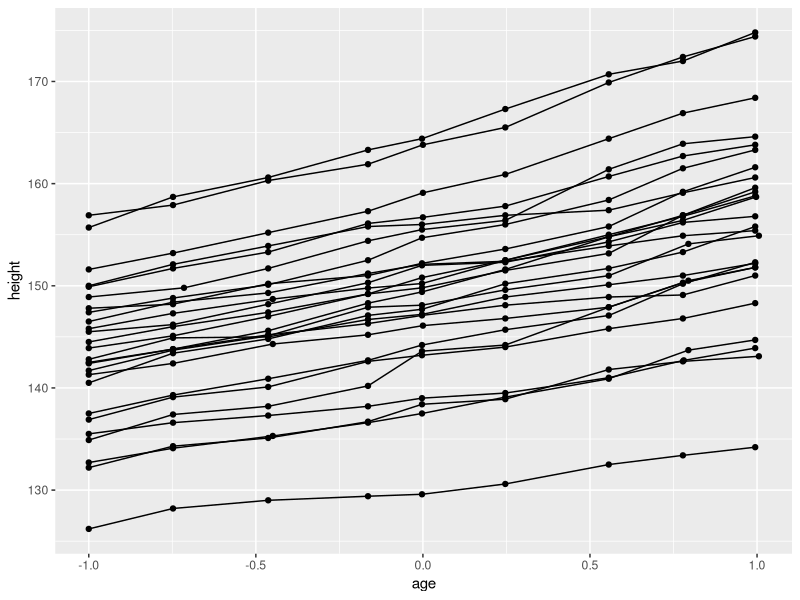
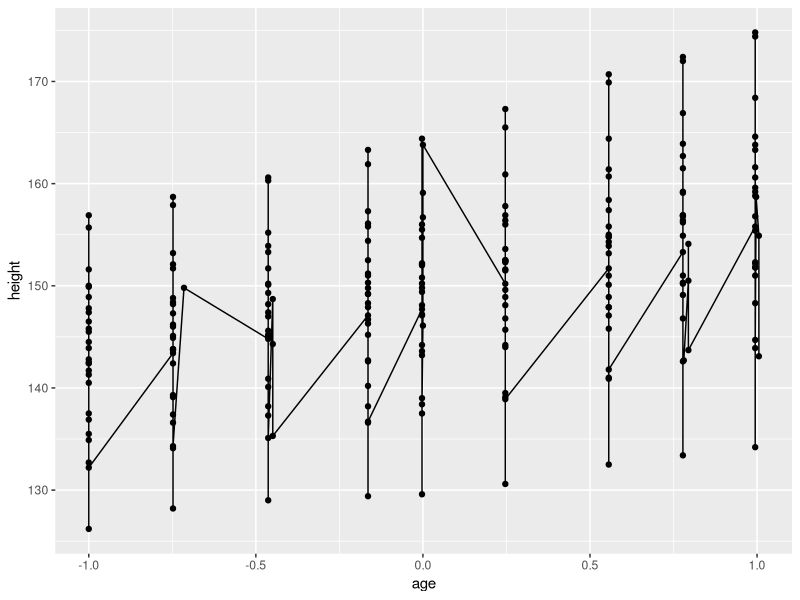
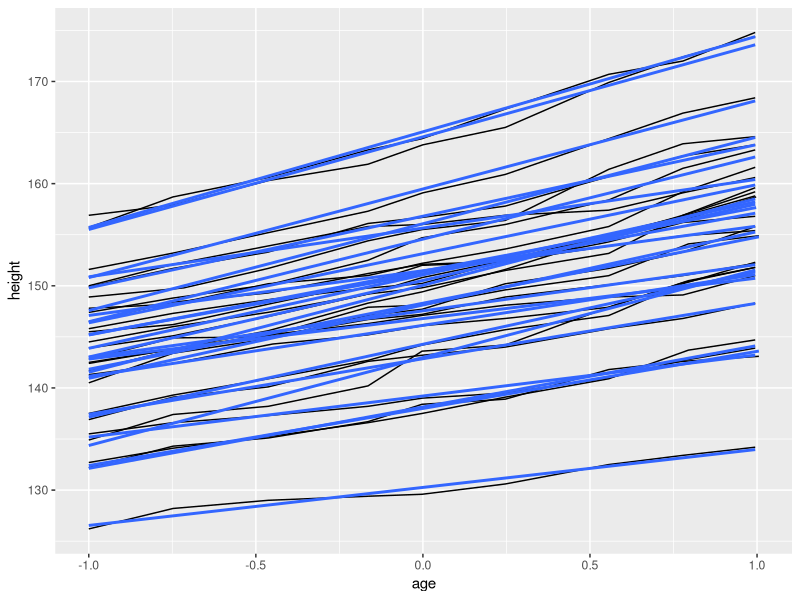
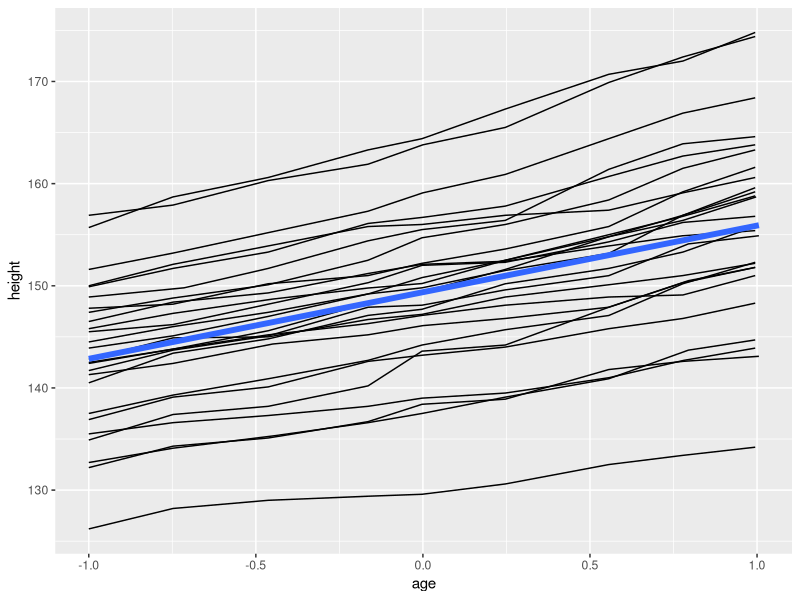
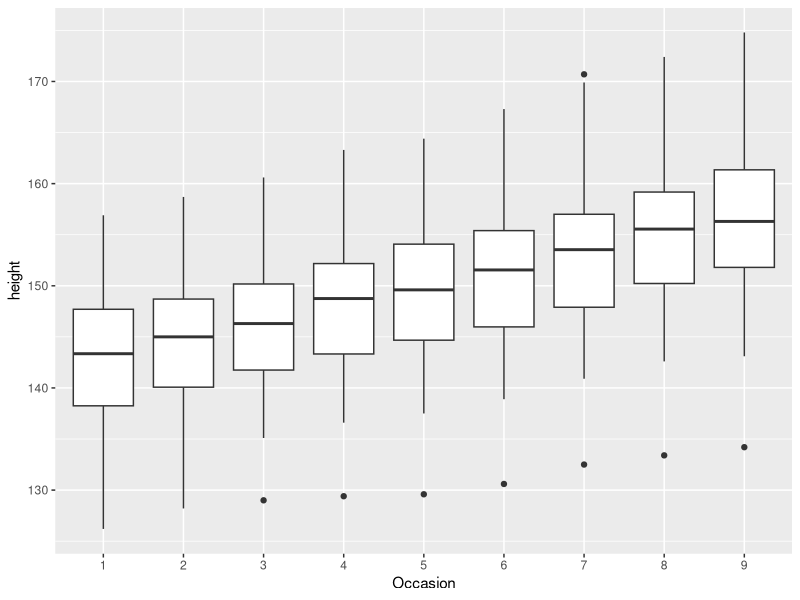
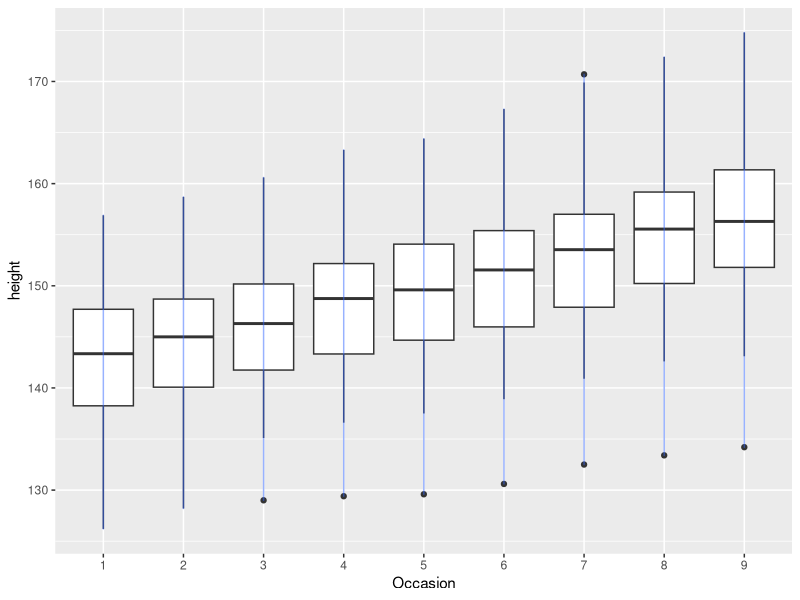
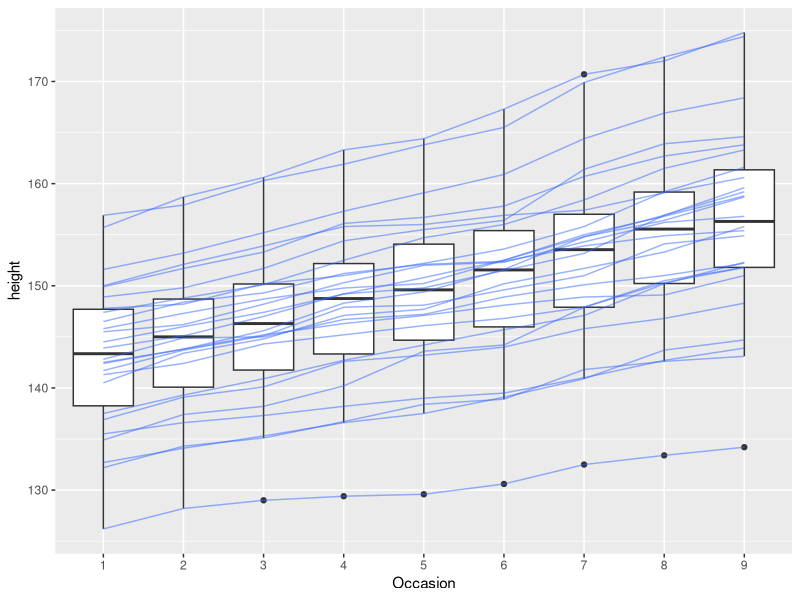
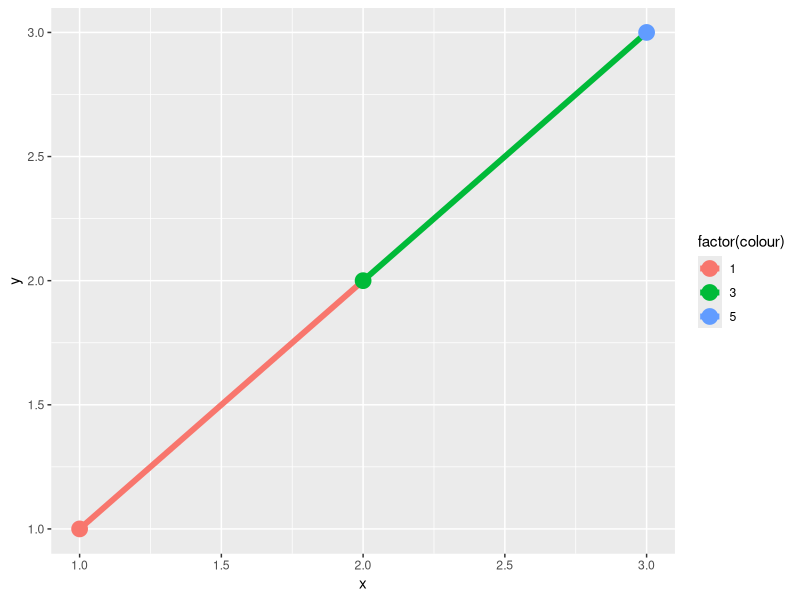

Generate these figures, in order, with R:
# These examples are from the '4 Collective geoms' chapter of the Ggplot2 Book (https://ggplot2-book.org/collective-geoms.html)
library(ggplot2)

data(Oxboys, package = "nlme")
head(Oxboys)
#>   Subject     age height Occasion
#> 1       1 -1.0000    140        1
#> 2       1 -0.7479    143        2
#> 3       1 -0.4630    145        3
#> 4       1 -0.1643    147        4
#> 5       1 -0.0027    148        5
#> 6       1  0.2466    150        6


# 4.1 Multiple groups, one aesthetic
ggplot(Oxboys, aes(age, height, group = Subject)) +
  geom_point() +
  geom_line()

# If you incorrectly specify the grouping variable, you’ll get a characteristic sawtooth appearance:
ggplot(Oxboys, aes(age, height)) +
  geom_point() +
  geom_line()


# 4.2 Different groups on different layers

ggplot(Oxboys, aes(age, height, group = Subject)) +
  geom_line() +
  geom_smooth(method = "lm", se = FALSE)
#> `geom_smooth()` using formula 'y ~ x'

ggplot(Oxboys, aes(age, height)) +
  geom_line(aes(group = Subject)) +
  geom_smooth(method = "lm", linewidth = 2, se = FALSE)
#> `geom_smooth()` using formula = 'y ~ x'


# 4.3 Overriding the default grouping
ggplot(Oxboys, aes(Occasion, height)) +
  geom_boxplot()

# Simply adding geom_line() does not work: the lines are drawn within each occasion, not across each subject:
ggplot(Oxboys, aes(Occasion, height)) +
  geom_boxplot() +
  geom_line(colour = "#3366FF", alpha = 0.5)

# To get the plot we want, we need to override the grouping to say we want one line per boy:
ggplot(Oxboys, aes(Occasion, height)) +
  geom_boxplot() +
  geom_line(aes(group = Subject), colour = "#3366FF", alpha = 0.5)


# 4.4 Matching aesthetics to graphic objects

df <- data.frame(x = 1:3, y = 1:3, colour = c(1, 3, 5))

ggplot(df, aes(x, y, colour = factor(colour))) +
  geom_line(aes(group = 1), linewidth = 2) +
  geom_point(size = 5)

ggplot(df, aes(x, y, colour = colour)) +
  geom_line(aes(group = 1), linewidth = 2) +
  geom_point(size = 5)

xgrid <- with(df, seq(min(x), max(x), length = 50))
interp <- data.frame(
  x = xgrid,
  y = approx(df$x, df$y, xout = xgrid)$y,
  colour = approx(df$x, df$colour, xout = xgrid)$y
)
ggplot(interp, aes(x, y, colour = colour)) +
  geom_line(linewidth = 2) +
  geom_point(data = df, size = 5)

ggplot(mpg, aes(class)) +
  geom_bar()
ggplot(mpg, aes(class, fill = drv)) +
  geom_bar()

ggplot(mpg, aes(class, fill = hwy)) +
  geom_bar()
ggplot(mpg, aes(class, fill = hwy, group = hwy)) +
  geom_bar()